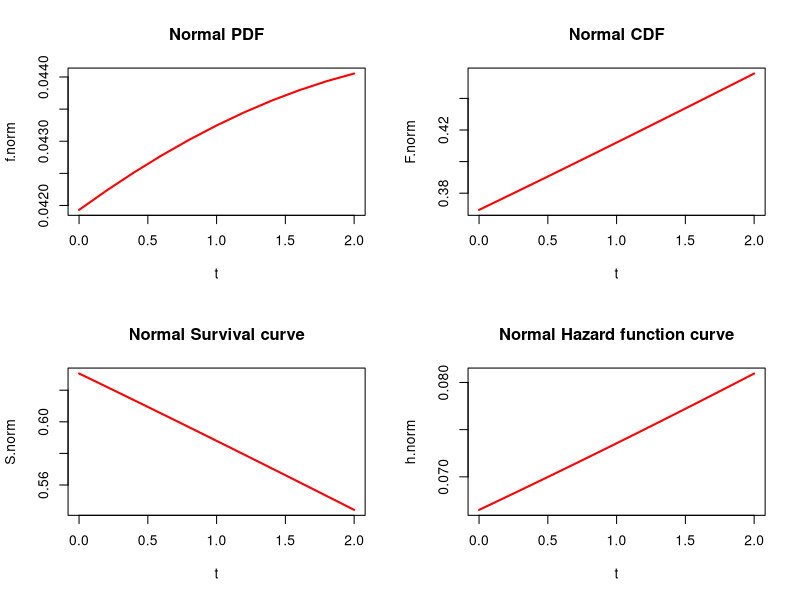
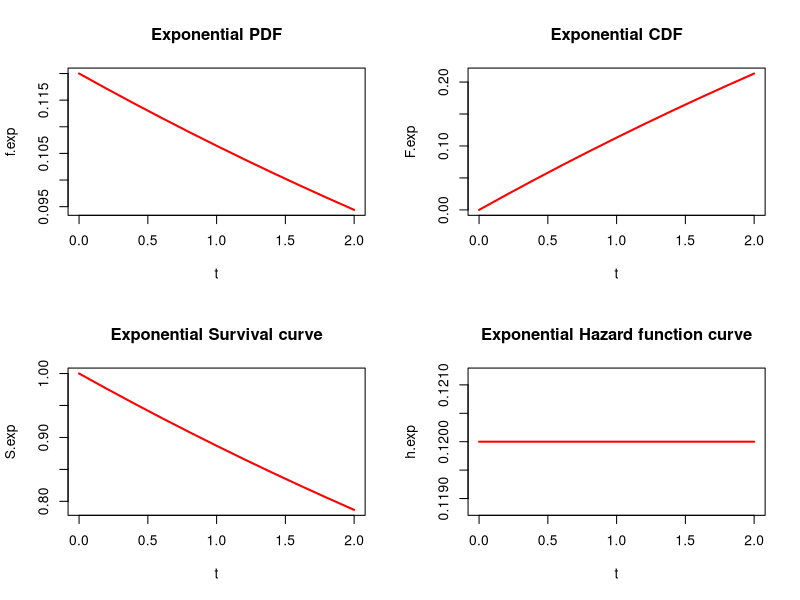
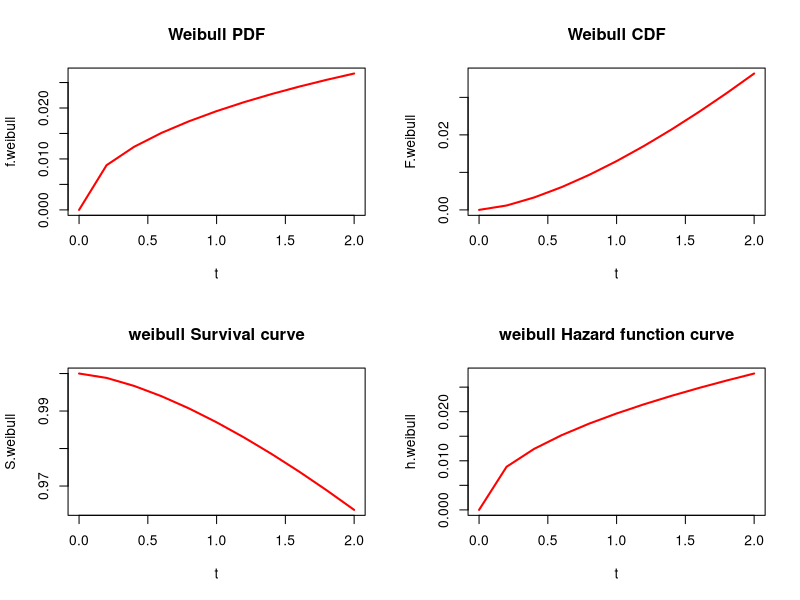

Source code (R) for these figures, in order:
#Geenerate Data

set.seed(123)

t=seq(0,2,0.2)
t
#Functions of normal distribution 

mu=3
sigma=9 
f.norm = dnorm(t,mu,sigma,log=FALSE)
F.norm = pnorm(t,mu,sigma,lower.tail=TRUE, log.p=FALSE)
S.norm = 1-F.norm
h.norm = f.norm /S.norm 

normal_df=data.frame(
          t=t,
          PDF=f.norm,
          CDF=F.norm,
          survival_function=S.norm,
          hazard_function=h.norm
)

normal_df

#Graphs for all function of normal dist 
par(mfrow=c(2,2))
plot(t,f.norm,type="l",col="red",lwd=2,main="Normal PDF")
plot(t,F.norm,type="l",col="red",lwd=2,main="Normal CDF")
plot(t,S.norm,type="l",col="red",lwd=2,main="Normal Survival curve")
plot(t,h.norm,type="l",col="red",lwd=2,main="Normal Hazard function curve")


#Exponential distribution 
theta=0.12
theta
f.exp=dexp(t,theta,log=FALSE)
F.exp=pexp(t,theta,lower.tail=TRUE,log.p=FALSE)
S.exp=1-F.exp
h.exp=f.exp/S.exp

exp_df=data.frame(t=t,
       PDF=f.exp,
       CDF=F.exp,
       survival_function=S.exp,
       hazard_function=h.exp)
exp_df

#plot for exponential distribution 

par(mfrow=c(2,2))
plot(t,f.exp,type="l",col="red",lwd=2,main="Exponential PDF")
plot(t,F.exp,type="l",col="red",lwd=2,main="Exponential CDF")
plot(t,S.exp,type="l",col="red",lwd=2,main="Exponential Survival curve")
plot(t,h.exp,type="l",col="red",lwd=2,main="Exponential Hazard function curve")


#Weibul Distribution 

beta = 1.5
alfa = 18

f.weibull = dweibull(t,beta,alfa,log=FALSE)
F.weibull = pweibull(t,beta,alfa,lower.tail=TRUE, log.p=FALSE)
S.weibull = 1-F.weibull
h.weibull = f.weibull/S.weibull


weibull_df=data.frame(t=t,
          PDF=f.weibull,
          CDF=F.weibull,
          Survival_function=1-F.weibull,
           hazard_function=f.weibull/S.weibull)
          


weibull_df



#curves 
par(mfrow=c(2,2))
plot(t,f.weibull,type="l",col="red",lwd=2,main="Weibull PDF")
plot(t,F.weibull,type="l",col="red",lwd=2,main="Weibull CDF")
plot(t,S.weibull,type="l",col="red",lwd=2,main="weibull Survival curve")
plot(t,h.weibull,type="l",col="red",lwd=2,main="weibull Hazard function curve")
